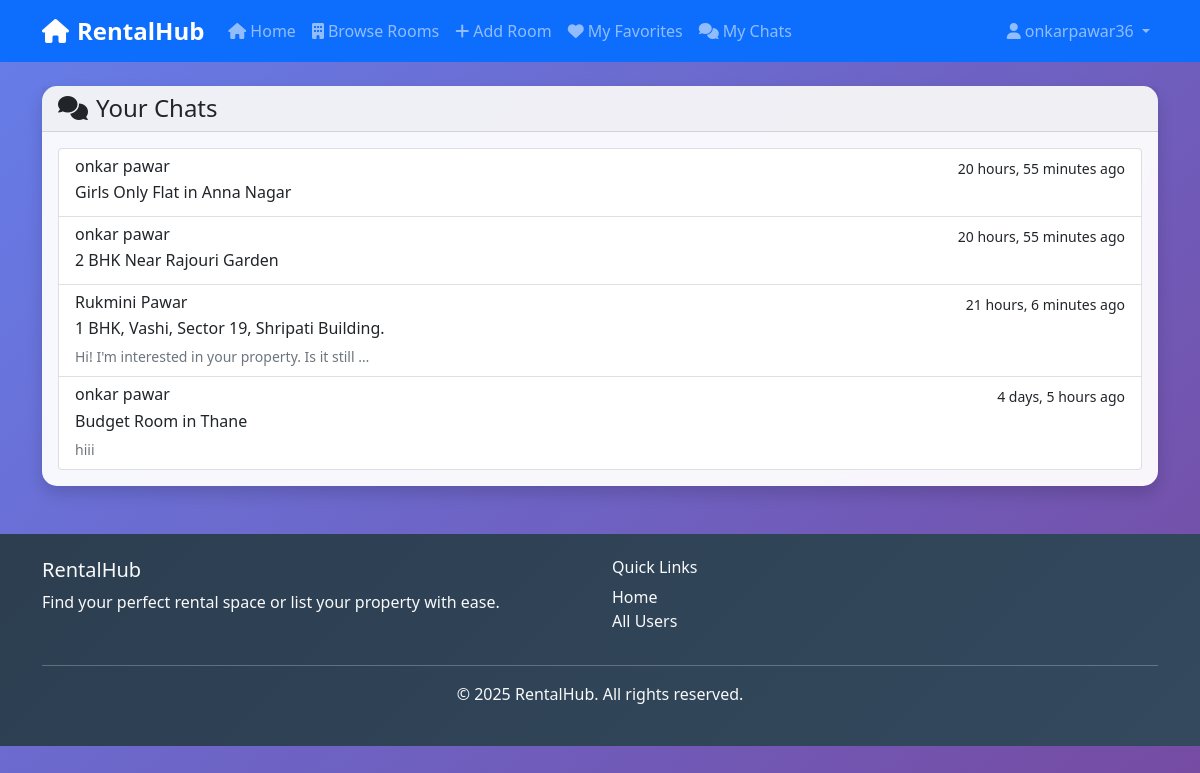
The page /chat/ (signed in) on the database its author committed.
### chat/models.py (models this page shows, shortened)
class ChatRoom(models.Model):
    room = models.ForeignKey(Room, on_delete=models.CASCADE, related_name='chats')
    participants = models.ManyToManyField(User, related_name='chat_rooms')
    created_at = models.DateTimeField(auto_now_add=True)
    updated_at = models.DateTimeField(auto_now=True)
    class Meta:
        unique_together = ('room',)
        ordering = ['-updated_at']
    def get_other_participant(self, user):
        return self.participants.exclude(id=user.id).first()
    @property
    def last_message(self):
        return self.messages.last()

class Message(models.Model):
    chat_room = models.ForeignKey(ChatRoom, on_delete=models.CASCADE, related_name='messages')
    sender = models.ForeignKey(User, on_delete=models.CASCADE, related_name='sent_messages')
    content = models.TextField()
    timestamp = models.DateTimeField(auto_now_add=True)
    is_read = models.BooleanField(default=False)
    class Meta:
        ordering = ['timestamp']

### rooms/models.py (models this page shows, shortened)
class Room(models.Model):
    ROOM_CATEGORIES = [
        ('boys', 'Boys'),
        ('girls', 'Girls'),
        ('family', 'Family'),
    ]
    ROOM_TYPES = [
        ('pg', 'PG (Paying Guest)'),
        ('flat', 'Flat'),
        ('hostel', 'Hostel'),
    ]
    title = models.CharField(max_length=200)
    description = models.TextField()
    owner = models.ForeignKey(User, on_delete=models.CASCADE, related_name='rooms')
    category = models.CharField(max_length=10, choices=ROOM_CATEGORIES)
    room_type = models.CharField(max_length=10, choices=ROOM_TYPES)
    price = models.DecimalField(max_digits=10, decimal_places=2)
    security_deposit = models.DecimalField(max_digits=10, decimal_places=2, default=0.00, help_text="Security deposit amount")
    address = models.TextField(max_length=500)
    city = models.CharField(max_length=100)
    state = models.CharField(max_length=100)
    pincode = models.CharField(max_length=10)
    area_sqft = models.PositiveIntegerField(help_text="Area in square feet")
    bedrooms = models.PositiveIntegerField(default=1)
    bathrooms = models.PositiveIntegerField(default=1)
    max_occupancy = models.PositiveIntegerField(default=1)
    available_from = models.DateField(null=True, blank=True, help_text="Date from when the room is available")
    floor = models.CharField(max_length=20, blank=True, null=True, help_text="Floor number (e.g., Ground, 1st, 2nd)")
    wifi = models.BooleanField(default=False)
    parking = models.BooleanField(default=False)
    ac = models.BooleanField(default=False)
    laundry = models.BooleanField(default=False)
    kitchen = models.BooleanField(default=False)
    food_included = models.BooleanField(default=False)
    gym = models.BooleanField(default=False)
    swimming_pool = models.BooleanField(default=False)
    security = models.BooleanField(default=False)
    is_available = models.BooleanField(default=True)
    featured = models.BooleanField(default=False)
    created_at = models.DateTimeField(auto_now_add=True)
    updated_at = models.DateTimeField(auto_now=True)
    class Meta:
        ordering = ['-created_at']

### chat/views.py (the view)
# urls.py: path('', views.chat_list, name='chat_list'),
@login_required
def chat_list(request):
    user_chats = ChatRoom.objects.filter(participants=request.user).prefetch_related('participants', 'messages')
    chat_data = []
    total_unread = 0
    for chat in user_chats:
        other_participant = chat.get_other_participant(request.user)
        unread_count = chat.messages.filter(
            is_read=False
        ).exclude(sender=request.user).count()
        total_unread += unread_count
        chat_data.append({
            'chat': chat,
            'other_participant': other_participant,
            'room': chat.room,
            'last_message': chat.last_message,
            'unread_count': unread_count,
        })
    return render(request, 'chat/chat_list.html', {
        'chats': chat_data,
        'total_unread': total_unread
    })

### templates/chat/chat_list.html (shortened to what this page needs)
{% extends 'base.html' %}
{% load static %}
{% block content %}
<div class="container mt-4">
    <div class="row">
        <div class="col-md-12">
            <div class="card shadow">
                <div class="card-header">
                    <h4 class="mb-0"><i class="fas fa-comments me-2"></i>Your Chats</h4>
                </div>
                <div class="card-body">
                    {% if chats %}
                        <div class="list-group">
                            {% for chat_data in chats %}
                                <a href="{% url 'chat:chat_room' chat_data.chat.id %}" class="list-group-item list-group-item-action {% if chat_data.unread_count > 0 %}list-group-item-info{% endif %}">
                                    <div class="d-flex w-100 justify-content-between align-items-center">
                                        <div class="d-flex align-items-center">
                                            <h6 class="mb-1 me-2">{{ chat_data.other_participant.get_full_name|default:chat_data.other_participant.username }}</h6>
                                        </div>
                                        <small>{{ chat_data.chat.updated_at|timesince }} ago</small>
                                    </div>
                                    <p class="mb-1 fw-{% if chat_data.unread_count > 0 %}bold{% else %}normal{% endif %}">{{ chat_data.room.title }}</p>
                                    {% if chat_data.last_message %}
                                        <small class="{% if chat_data.unread_count > 0 %}text-dark fw-bold{% else %}text-muted{% endif %}">
                                            {{ chat_data.last_message.content|truncatechars:50 }}
                                        </small>
                                    {% endif %}
                                </a>
                            {% endfor %}
                        </div>
                    {% endif %}
                </div>
            </div>
        </div>
    </div>
</div>
{% endblock %}

### templates/base.html (shortened to what this page needs)
<!DOCTYPE html>
<html lang="en">
<head>
    <link href="https://cdn.jsdelivr.net/npm/bootstrap@5.1.3/dist/css/bootstrap.min.css" rel="stylesheet">
    <link href="https://cdnjs.cloudflare.com/ajax/libs/font-awesome/6.0.0/css/all.min.css" rel="stylesheet">
    {% load static %}
    <link href="{% static 'css/main.css' %}" rel="stylesheet">
</head>
<body>
    <nav class="navbar navbar-expand-lg navbar-dark bg-primary">
        <div class="container">
            <a class="navbar-brand" href="{% url 'rooms:home' %}">
                <i class="fas fa-home me-2"></i>RentalHub
            </a>
            <div class="collapse navbar-collapse" id="navbarNav">
                <ul class="navbar-nav me-auto">
                    <li class="nav-item">
                        <a class="nav-link" href="{% url 'rooms:home' %}">
                            <i class="fas fa-home me-1"></i>Home
                        </a>
                    </li>
                    {% if user.is_authenticated %}
                        <li class="nav-item">
                            <a class="nav-link" href="{% url 'rooms:room_list' %}">
                                <i class="fas fa-building me-1"></i>Browse Rooms
                            </a>
                        </li>
                        <li class="nav-item">
                            <a class="nav-link" href="{% url 'rooms:room_create' %}">
                                <i class="fas fa-plus me-1"></i>Add Room
                            </a>
                        </li>
                        <li class="nav-item">
                            <a class="nav-link" href="{% url 'rooms:bookmarked_rooms' %}">
                                <i class="fas fa-heart me-1"></i>My Favorites
                            </a>
                        </li>
                        <li class="nav-item">
                            <a class="nav-link position-relative" href="{% url 'chat:chat_list' %}">
                                <i class="fas fa-comments me-1"></i>My Chats
                            </a>
                        </li>
                    {% endif %}
                </ul>
                <ul class="navbar-nav">
                    {% if user.is_authenticated %}
                        <li class="nav-item dropdown">
                            <a class="nav-link dropdown-toggle" href="#" role="button" data-bs-toggle="dropdown">
                                <i class="fas fa-user me-1"></i>{{ user.username }}
                            </a>
                        </li>
                    {% endif %}
                </ul>
            </div>
        </div>
    </nav>
    <main class="container-fluid">
        {% block content %}
        {% endblock %}
    </main>
    <footer class="bg-dark text-light py-4 mt-5">
        <div class="container">
            <div class="row">
                <div class="col-md-6">
                    <h5>RentalHub</h5>
                    <p>Find your perfect rental space or list your property with ease.</p>
                </div>
                <div class="col-md-6">
                    <h6>Quick Links</h6>
                    <ul class="list-unstyled">
                        <li><a href="{% url 'rooms:home' %}" class="text-light">Home</a></li>
                        <li><a href="{% url 'accounts:profile_list' %}" class="text-light">All Users</a></li>
                    </ul>
                </div>
            </div>
            <hr>
            <div class="text-center">
                <p>&copy; 2025 RentalHub. All rights reserved.</p>
            </div>
        </div>
    </footer>
</body>
</html>

### static/css/main.css (style rules this page uses)
:root { --primary-color: #0d6efd; --secondary-color: #6c757d; --success-color: #198754; --info-color: #0dcaf0; --warning-color: #ffc107; --danger-color: #dc3545; --light-color: #f8f9fa; --dark-color: #212529; --border-radius: 15px; --box-shadow: 0 4px 15px rgba(0,0,0,0.1); }
body { font-family: 'Segoe UI', Tahoma, Geneva, Verdana, sans-serif; background: linear-gradient(135deg, #667eea 0%, #764ba2 100%); min-height: 100vh; position: relative; }
body::before { content: ''; position: fixed; top: 0; left: 0; width: 100%; height: 100%; background: linear-gradient(135deg, rgba(102, 126, 234, 0.1) 0%, rgba(118, 75, 162, 0.1) 100%); pointer-events: none; z-index: -1; }
.navbar-brand { font-weight: bold; font-size: 1.5rem; }
.navbar-nav .nav-link { font-weight: 500; transition: color 0.3s ease; }
.card { border: none; border-radius: var(--border-radius); box-shadow: var(--box-shadow); backdrop-filter: blur(10px); background: rgba(255, 255, 255, 0.95); transition: all 0.3s ease; }
footer { background: linear-gradient(135deg, #2c3e50 0%, #34495e 100%) !important; margin-top: auto; }
footer a { color: rgba(255, 255, 255, 0.8); text-decoration: none; transition: color 0.3s ease; }

### rows shown on the page
ChatRoom: other_participant.get_full_name "onkar pawar", chat.updated_at "20 hours, 55 minutes", room "Girls Only Flat in Anna Nagar"
ChatRoom: other_participant.get_full_name "onkar pawar", chat.updated_at "20 hours, 55 minutes", room "2 BHK Near Rajouri Garden"
ChatRoom: other_participant.get_full_name "Rukmini Pawar", chat.updated_at "21 hours, 6 minutes", room "1 BHK, Vashi, Sector 19, Shripati Building.", last_message.content "Hi! I'm interested in your property. Is it still …"
ChatRoom: other_participant.get_full_name "onkar pawar", chat.updated_at "4 days, 5 hours", room "Budget Room in Thane", last_message.content "hiii"

### other values the page prints
{{ user.username }} "onkarpawar36"
